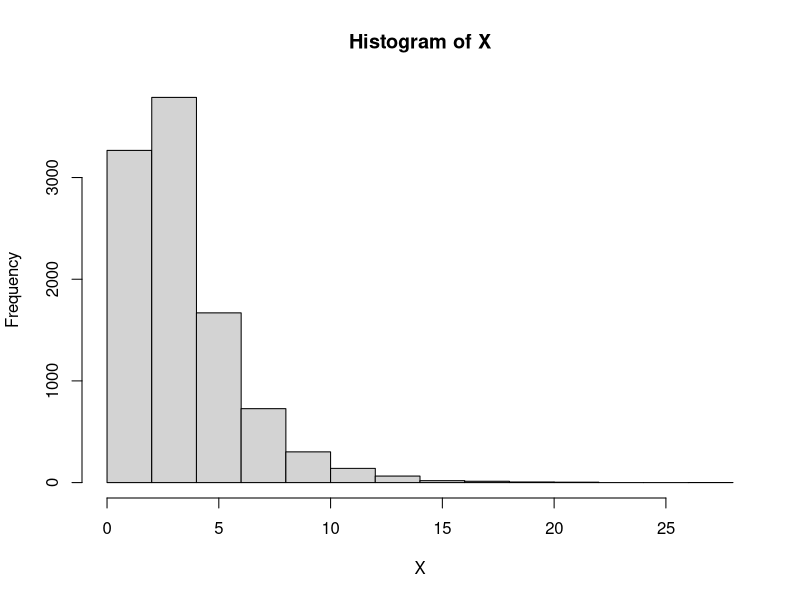
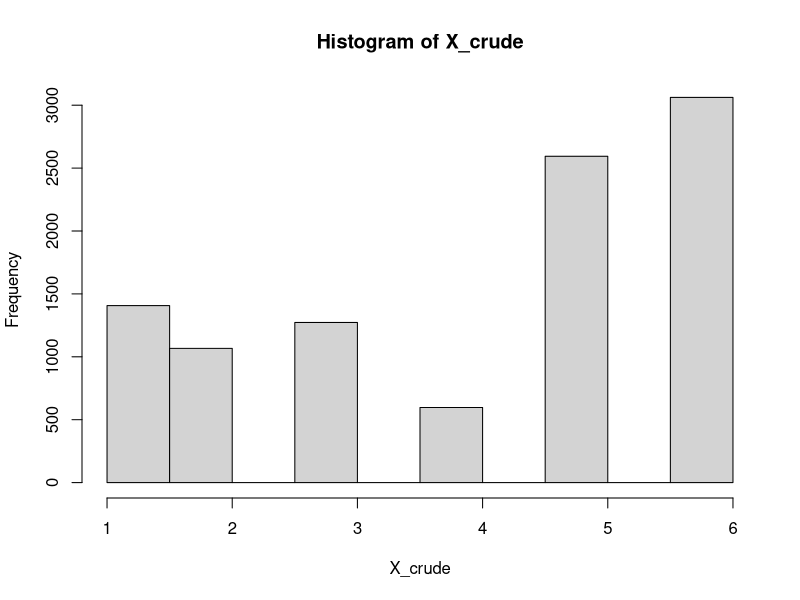

Reproduce these figures in R, in order. (Note: this script raises an error after producing the figures.)
### OEVELSE 2

U=runif(10000,0,1)
X = (log(U)/log(1-1/3))+1
hist(X)



# crude
p = c(7/48,5/48,1/8,1/16,1/4,5/16)
X_crude = vector('numeric',6)
p1 = sum(p[1])
p2 = sum(p[1:2])
p3= sum(p[1:3])
p4 = sum(p[1:4])
p5 = sum(p[1:5])
p6 = sum(p[1:6])


for ( i in 1:length(U)){
  if (U[i]<=p1){
    X_crude[i]=1
  } else if (U[i]<=p2){
    X_crude[i]=2
  } else if (U[i]<=p3){
    X_crude[i]=3
  } else if (U[i]<=p4){
    X_crude[i]=4
  } else if (U[i]<=p5){
    X_crude[i]=5
  } else if (U[i]<=p6){
    X_crude[i]=6
  }
}
hist(X_crude)
# regn de funde % ud 

## Alias method
FF = (6)*p
L = vector('numeric',6)
G = vector()
S = vector()
L = 1:length(L)

for ( i in 1:length(FF)){
  if (FF[i]>=1) {
    G[i] = i
  } else {
    S[i] = i
  }
}
G = G[!is.na(G)]
S = S[!is.na(S)]

while (length(S)>0){
  k = G[1]
  j = S[1]
  L[j] = k
  FF[k] = FF[k]-(1-FF[j])
  if (FF[k]<1){
    G = G[!G %in% k]
    S = c(S,k)
  } else {
    S = S[!S %in% j]
  }
}
print(FF)
print(L)

# Rejection method

X = vector()
Y = ceiling(runif(10000,0,6))
U = runif(10000,0,1)

q = c(1/6,1/6,1/6,1/6,1/6,1/6)
C = max (p/q)

for (i in 1:10000){
  J = Y[i]
  if (U[i] < p[J]/(q[J]*C)){
    X = c(X,Y[i])
  }
}
Freq_of_output = length(X)/10000

X_Rejection = X
hist(X_Rejection)


### Test if Crude and Rejection are the same

t.test(X_crude,X_Rejection) # we can't reject H_0
